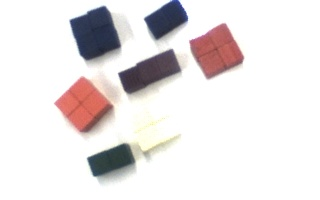
#> input picture image_recognition/blocks.jpg, 320 x 200 px
$ python square_recognition.py
#> lines starting #> are read from the running program, lines starting #| are printed output that depends on the picture; after the words box and inside, x2 and y2 are one past the last pixel; in counts of white or black regions, pixels touching at a corner belong together
__author__ = "Kevin Roberts"
__date__ = "02/04/2014"

import numpy as np
import cv2

im = cv2.imread('blocks.jpg')
#> im is the input picture: shape (200, 320, 3); mean B, G, R 227.7, 227.5, 232.4
# Convert to HSV, easier to isolate colors
hsv = cv2.cvtColor(im,cv2.COLOR_BGR2HSV)
#> hsv: shape (200, 320, 3); mean H, S, V 22.8, 15, 234.4
# Range of color hard coded for the dark blue block
lower_blue = np.array([0,50,50])
upper_blue = np.array([20,255,255])
# Extract new range of color
mask = cv2.inRange(hsv, lower_blue, upper_blue)
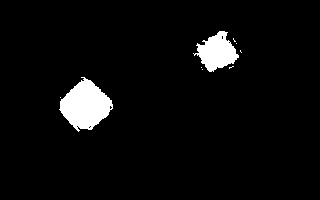
#> mask: shape (200, 320); 4.5% white; 9 white regions (7 under 20 px)
# Find color boundaries
contours, hierarchy = cv2.findContours(mask,cv2.RETR_TREE,cv2.CHAIN_APPROX_SIMPLE)
#> contours = 15 contours, 13 with area under 20; largest, box (x1, y1, x2, y2) and area: (59, 77, 113, 132) 1724, (193, 31, 239, 72) 991

# Only save large area shapes, ignore small specs of color matching
blocks = []
for contour in contours:
	area = cv2.contourArea(contour)
	if area > 500:
		blocks.append(contour)
#> this loop made 15 passes
#> area on passes 2, 13: 1724, 991
#> after the loop, blocks = 2 contours; box (x1, y1, x2, y2) and area: (59, 77, 113, 132) 1724, (193, 31, 239, 72) 991
# Draw the contours just so that we can see that it worked.
cv2.drawContours(mask, blocks, -1, (255,0,0), 3)
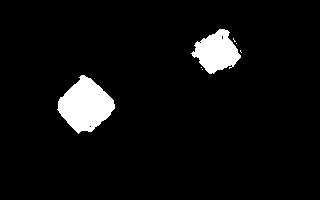
#> mask: shape (200, 320); 5.4% white; 7 white regions (5 under 20 px), largest, box (x1, y1, x2, y2) and area: (57, 75, 115, 134) 2103, (191, 29, 241, 74) 1355

# Save the image for viewing.
cv2.imwrite('output.jpg',mask)
